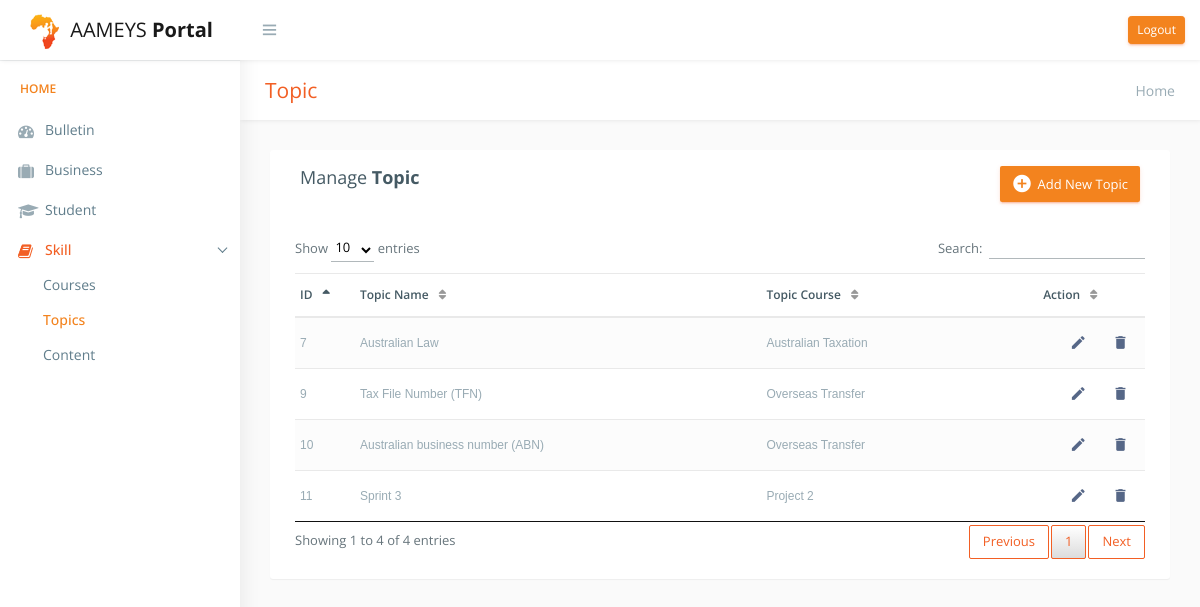
/topic.php (signed in), run on an earlier commit of the app's database.
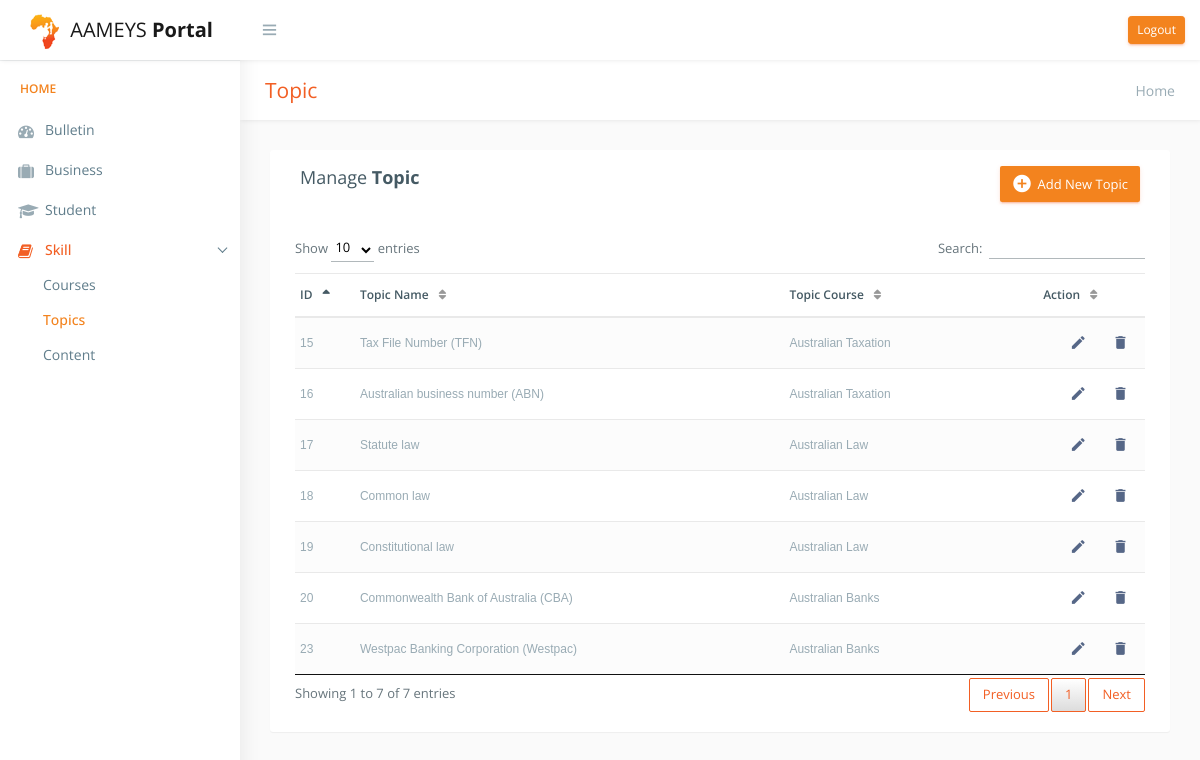
And on a later commit of the database.
### tables this page shows
CREATE TABLE `topic` (
  `topId` int(11) NOT NULL,
  `topName` varchar(500) NOT NULL,
  `courId` int(11) NOT NULL,
  `topDescrip` text
);

CREATE TABLE `course` (
  `courId` int(11) NOT NULL,
  `courName` text NOT NULL
);

### topic.php (the view, shortened to what this page needs)
<!DOCTYPE html>
<?php
include "include/db_config.php";?>
<html lang="en">
<head>
    <link href="css/lib/bootstrap/bootstrap.css" rel="stylesheet">
      <link rel="stylesheet" type="text/css" href="DataTables-1.10.18/css/jquery.dataTables.css"/>
    <link href="css/helper.css" rel="stylesheet">
    <link href="css/style.css" rel="stylesheet">
</head>
<body class="fix-header fix-sidebar">
    <div id="main-wrapper">
        <div class="header" style="">
            <?php include "include/top_nav.php"; ?>
        </div>
        <div class="left-sidebar" style="overflow: visible;">
            <?php include "include/side_nav.php"; ?>
        </div>
        <div class="page-wrapper" style="min-height: 157px;">
            <div class="row page-titles">
                <div class="col-md-5 align-self-center">
                    <h3 class="text-primary">Topic</h3> </div>
                <div class="col-md-7 align-self-center">
                    <ol class="breadcrumb">
                        <li class="breadcrumb-item active">Home</a></li>
                    </ol>
                </div>
            </div>
            <div class="container-fluid">
                <div class="table-wrapper">
                    <div class="table-title">
                        <div class="row">
                            <div class="col-sm-6">
                    <h4>Manage <b>Topic</b></h4>
                  </div>
                  <div class="col-sm-6">
                  <a href="addtopic.php" class="btn btn-success"><i class="material-icons"></i> <span>Add New Topic</span></a>
                  </div>
                        </div>
                    </div>
                    <table id="example" class="table table-striped table-hover" style="width:100%">
                        <thead>
                            <tr>
                                <th>ID</th>
                                <th>Topic Name</th>
                                <th> Topic Course</th>
                                <th>Action</th>
                            </tr>
                        </thead>
                        <tbody>
                        <?php
                          $query = "SELECT t.topId, t.topName, c.courName FROM topic t, course c WHERE t.courId= c.courId";
                          $result = mysqli_query($conn,$query);
                          while($row = mysqli_fetch_assoc($result))
                          {
                        ?>
                            <tr>
                                <td><?php echo $row['topId'];?></td>
                                <td><?php echo $row['topName'];?></td>
                                <td><?php echo $row['courName'];?></td>
                                <td>
                                  <a  href="edittopic.php?id=<?php echo $row['topId'];?>" class="edit" data-toggle="tooltip" data-placement="top" title="Edit Topic">
                                    <i class="material-icons"></i>
                                  </a>
                                  <a  href="deletetopic.php?id=<?php echo $row['topId'];?>" class="delete" data-toggle="tooltip" data-placement="top" title="Delete Topic">
                                    <i class="material-icons" ></i>
                                  </a>
                                </td>
                            </tr>
                          <?php
                          }
                          ?>
                        </tbody>
                    </table>
                </div>
                </div>
      </div>
  </div>
</body>
</html>

What changed in the data, as far as the page shows it:
removed topic: topId "7", topName "Australian Law", courId.courName "Australian Taxation"
removed topic: topId "9", topName "Tax File Number (TFN)", courId.courName "Overseas Transfer"
removed topic: topId "10", topName "Australian business number (ABN)", courId.courName "Overseas Transfer"
removed topic: topId "11", topName "Sprint 3", courId.courName "Project 2"
added topic: topId "15", topName "Tax File Number (TFN)", courId.courName "Australian Taxation"
added topic: topId "16", topName "Australian business number (ABN)", courId.courName "Australian Taxation"
added topic: topId "17", topName "Statute law", courId.courName "Australian Law"
added topic: topId "18", topName "Common law", courId.courName "Australian Law"
added topic: topId "19", topName "Constitutional law", courId.courName "Australian Law"
added topic: topId "20", topName "Commonwealth Bank of Australia (CBA)", courId.courName "Australian Banks"
added topic: topId "23", topName "Westpac Banking Corporation (Westpac)", courId.courName "Australian Banks"
Also different on the page:
text written by a page script: "Show entries Search: Showing 1 to 4 of 4 entries Previous 1 Next" → "Show entries Search: Showing 1 to 7 of 7 entries Previous 1 Next"
